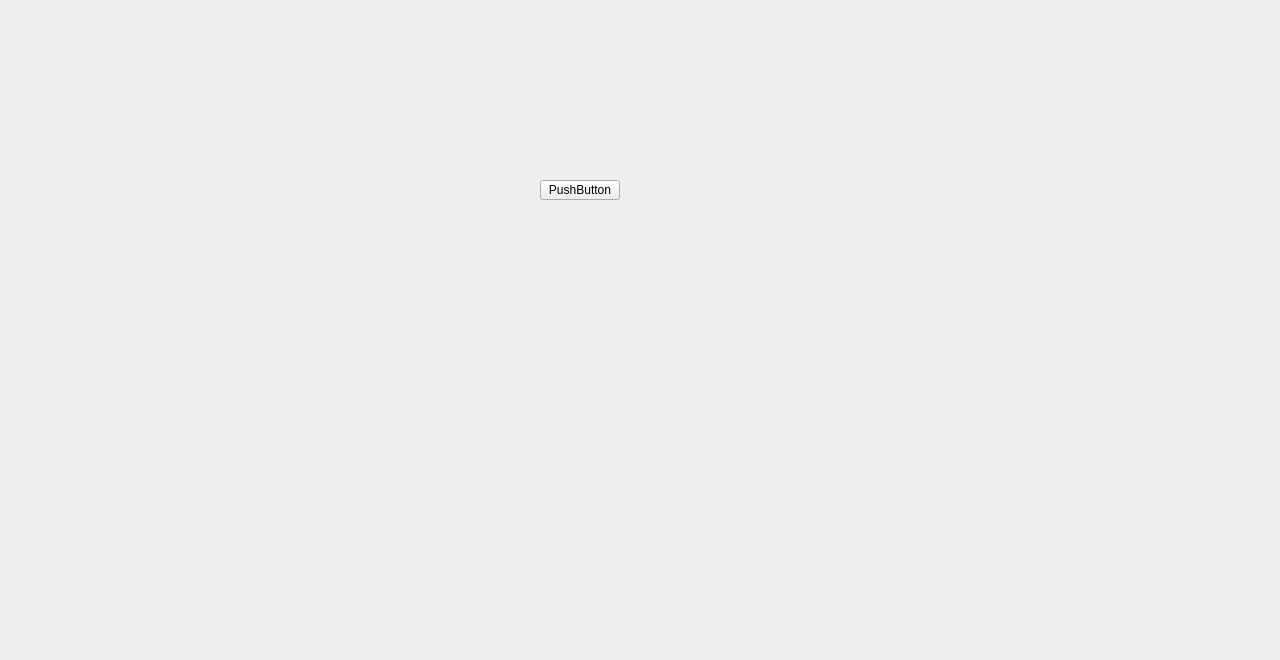
<?xml version="1.0" encoding="UTF-8"?>
<ui version="4.0">
 <class>BoardPage</class>
 <widget class="QWidget" name="BoardPage">
  <property name="geometry">
   <rect>
    <x>0</x>
    <y>0</y>
    <width>1280</width>
    <height>660</height>
   </rect>
  </property>
  <property name="sizePolicy">
   <sizepolicy hsizetype="Expanding" vsizetype="Expanding">
    <horstretch>0</horstretch>
    <verstretch>0</verstretch>
   </sizepolicy>
  </property>
  <property name="windowTitle">
   <string>Form</string>
  </property>
  <widget class="QPushButton" name="pushButton">
   <property name="geometry">
    <rect>
     <x>540</x>
     <y>180</y>
     <width>80</width>
     <height>20</height>
    </rect>
   </property>
   <property name="text">
    <string>PushButton</string>
   </property>
  </widget>
 </widget>
 <resources/>
 <connections/>
</ui>
